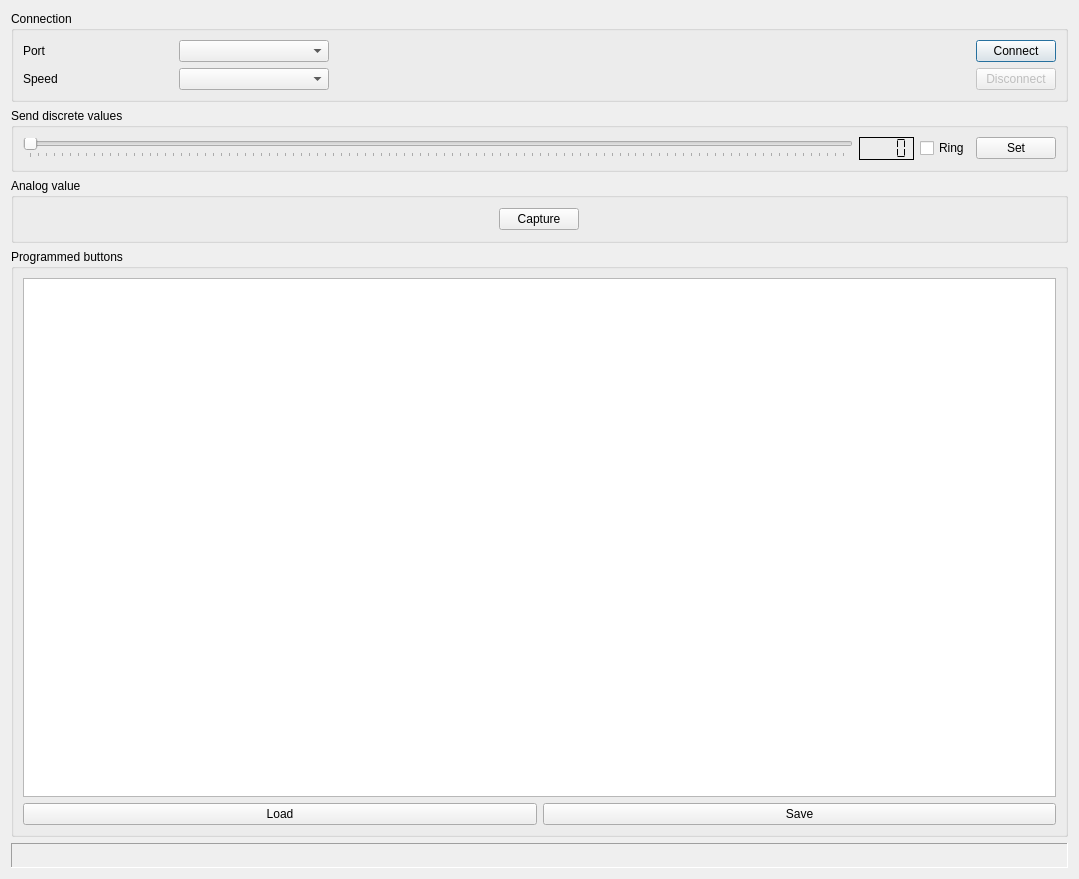
<?xml version="1.0" encoding="UTF-8"?>
<ui version="4.0">
 <class>MainDialog</class>
 <widget class="QDialog" name="MainDialog">
  <property name="geometry">
   <rect>
    <x>0</x>
    <y>0</y>
    <width>1079</width>
    <height>879</height>
   </rect>
  </property>
  <property name="windowTitle">
   <string>Car Audio Steering</string>
  </property>
  <layout class="QVBoxLayout" name="verticalLayout_2">
   <item>
    <widget class="QGroupBox" name="serialBox">
     <property name="sizePolicy">
      <sizepolicy hsizetype="Preferred" vsizetype="Minimum">
       <horstretch>0</horstretch>
       <verstretch>0</verstretch>
      </sizepolicy>
     </property>
     <property name="maximumSize">
      <size>
       <width>16777215</width>
       <height>100</height>
      </size>
     </property>
     <property name="title">
      <string>Connection</string>
     </property>
     <layout class="QGridLayout" name="gridLayout_2">
      <item row="0" column="1">
       <layout class="QGridLayout" name="gridLayout">
        <item row="1" column="0">
         <widget class="QLabel" name="speedLabel">
          <property name="minimumSize">
           <size>
            <width>150</width>
            <height>0</height>
           </size>
          </property>
          <property name="text">
           <string>Speed</string>
          </property>
         </widget>
        </item>
        <item row="0" column="1">
         <widget class="QComboBox" name="portComboBox">
          <property name="minimumSize">
           <size>
            <width>150</width>
            <height>0</height>
           </size>
          </property>
         </widget>
        </item>
        <item row="0" column="3">
         <widget class="QPushButton" name="connectPushButton">
          <property name="text">
           <string>Connect</string>
          </property>
         </widget>
        </item>
        <item row="0" column="0">
         <widget class="QLabel" name="portLabel">
          <property name="minimumSize">
           <size>
            <width>150</width>
            <height>0</height>
           </size>
          </property>
          <property name="text">
           <string>Port</string>
          </property>
         </widget>
        </item>
        <item row="1" column="1">
         <widget class="QComboBox" name="speedComboBox">
          <property name="minimumSize">
           <size>
            <width>150</width>
            <height>0</height>
           </size>
          </property>
         </widget>
        </item>
        <item row="1" column="3">
         <widget class="QPushButton" name="disconnectPushButton">
          <property name="enabled">
           <bool>false</bool>
          </property>
          <property name="text">
           <string>Disconnect</string>
          </property>
         </widget>
        </item>
        <item row="0" column="2">
         <spacer name="horizontalSpacer">
          <property name="orientation">
           <enum>Qt::Horizontal</enum>
          </property>
          <property name="sizeHint" stdset="0">
           <size>
            <width>40</width>
            <height>20</height>
           </size>
          </property>
         </spacer>
        </item>
       </layout>
      </item>
     </layout>
    </widget>
   </item>
   <item>
    <widget class="QGroupBox" name="potValueBox">
     <property name="sizePolicy">
      <sizepolicy hsizetype="Preferred" vsizetype="Minimum">
       <horstretch>0</horstretch>
       <verstretch>0</verstretch>
      </sizepolicy>
     </property>
     <property name="maximumSize">
      <size>
       <width>16777215</width>
       <height>65</height>
      </size>
     </property>
     <property name="title">
      <string>Send discrete values</string>
     </property>
     <layout class="QHBoxLayout" name="horizontalLayout">
      <item>
       <widget class="QSlider" name="potValueSlider">
        <property name="maximum">
         <number>1023</number>
        </property>
        <property name="orientation">
         <enum>Qt::Horizontal</enum>
        </property>
        <property name="tickPosition">
         <enum>QSlider::TicksBelow</enum>
        </property>
        <property name="tickInterval">
         <number>10</number>
        </property>
       </widget>
      </item>
      <item>
       <widget class="QLCDNumber" name="lcdNumber">
        <property name="frameShadow">
         <enum>QFrame::Plain</enum>
        </property>
        <property name="digitCount">
         <number>4</number>
        </property>
        <property name="segmentStyle">
         <enum>QLCDNumber::Flat</enum>
        </property>
       </widget>
      </item>
      <item>
       <widget class="QCheckBox" name="ringCheckBox">
        <property name="text">
         <string>Ring</string>
        </property>
       </widget>
      </item>
      <item>
       <widget class="QPushButton" name="potValuePushButton">
        <property name="text">
         <string>Set</string>
        </property>
       </widget>
      </item>
     </layout>
    </widget>
   </item>
   <item>
    <widget class="QGroupBox" name="analogValueBox">
     <property name="sizePolicy">
      <sizepolicy hsizetype="Preferred" vsizetype="Maximum">
       <horstretch>0</horstretch>
       <verstretch>0</verstretch>
      </sizepolicy>
     </property>
     <property name="minimumSize">
      <size>
       <width>0</width>
       <height>65</height>
      </size>
     </property>
     <property name="layoutDirection">
      <enum>Qt::LeftToRight</enum>
     </property>
     <property name="title">
      <string>Analog value</string>
     </property>
     <layout class="QHBoxLayout" name="horizontalLayout_2">
      <!-- <item>
       <widget class="QLCDNumber" name="analogLabel">
        <property name="digitCount">
         <number>4</number>
        </property>
        <property name="segmentStyle">
         <enum>QLCDNumber::Flat</enum>
        </property>
       </widget>
      </item> -->
      <item>
       <widget class="QPushButton" name="analogButton">
        <property name="sizePolicy">
         <sizepolicy hsizetype="Maximum" vsizetype="Fixed">
          <horstretch>0</horstretch>
          <verstretch>0</verstretch>
         </sizepolicy>
        </property>
        <property name="text">
         <string>Capture</string>
        </property>
       </widget>
      </item>
     </layout>
    </widget>
   </item>
   <item>
    <widget class="QGroupBox" name="programmBox">
     <property name="maximumSize">
      <size>
       <width>16777215</width>
       <height>16777215</height>
      </size>
     </property>
     <property name="title">
      <string>Programmed buttons</string>
     </property>
     <layout class="QVBoxLayout" name="verticalLayout">
      <item>
       <widget class="QTableView" name="buttonsView"/>
      </item>
      <item>
       <layout class="QHBoxLayout" name="horizontalLayout_3">
        <item>
         <widget class="QPushButton" name="pushButton_2">
          <property name="text">
           <string>Load</string>
          </property>
         </widget>
        </item>
        <item>
         <widget class="QPushButton" name="pushButton">
          <property name="text">
           <string>Save</string>
          </property>
         </widget>
        </item>
       </layout>
      </item>
     </layout>
    </widget>
   </item>
   <item>
    <widget class="QLabel" name="statusLabel">
     <property name="sizePolicy">
      <sizepolicy hsizetype="Preferred" vsizetype="Maximum">
       <horstretch>0</horstretch>
       <verstretch>0</verstretch>
      </sizepolicy>
     </property>
     <property name="minimumSize">
      <size>
       <width>0</width>
       <height>25</height>
      </size>
     </property>
     <property name="focusPolicy">
      <enum>Qt::NoFocus</enum>
     </property>
     <property name="acceptDrops">
      <bool>false</bool>
     </property>
     <property name="frameShape">
      <enum>QFrame::Panel</enum>
     </property>
     <property name="frameShadow">
      <enum>QFrame::Sunken</enum>
     </property>
     <property name="text">
      <string/>
     </property>
     <property name="scaledContents">
      <bool>false</bool>
     </property>
    </widget>
   </item>
  </layout>
 </widget>
 <resources/>
 <connections>
  <connection>
   <sender>connectPushButton</sender>
   <signal>clicked()</signal>
   <receiver>MainDialog</receiver>
   <slot>slotConnectSerial()</slot>
   <hints>
    <hint type="sourcelabel">
     <x>639</x>
     <y>58</y>
    </hint>
    <hint type="destinationlabel">
     <x>350</x>
     <y>265</y>
    </hint>
   </hints>
  </connection>
  <connection>
   <sender>disconnectPushButton</sender>
   <signal>clicked()</signal>
   <receiver>MainDialog</receiver>
   <slot>slotDisconnectSerial()</slot>
   <hints>
    <hint type="sourcelabel">
     <x>639</x>
     <y>95</y>
    </hint>
    <hint type="destinationlabel">
     <x>350</x>
     <y>265</y>
    </hint>
   </hints>
  </connection>
  <connection>
   <sender>portComboBox</sender>
   <signal>currentTextChanged(QString)</signal>
   <receiver>MainDialog</receiver>
   <slot>slotPortChanged(QString)</slot>
   <hints>
    <hint type="sourcelabel">
     <x>252</x>
     <y>58</y>
    </hint>
    <hint type="destinationlabel">
     <x>350</x>
     <y>265</y>
    </hint>
   </hints>
  </connection>
  <connection>
   <sender>potValueSlider</sender>
   <signal>valueChanged(int)</signal>
   <receiver>lcdNumber</receiver>
   <slot>display(int)</slot>
   <hints>
    <hint type="sourcelabel">
     <x>250</x>
     <y>147</y>
    </hint>
    <hint type="destinationlabel">
     <x>514</x>
     <y>148</y>
    </hint>
   </hints>
  </connection>
  <connection>
   <sender>potValuePushButton</sender>
   <signal>pressed()</signal>
   <receiver>MainDialog</receiver>
   <slot>slotSetPotValue()</slot>
   <hints>
    <hint type="sourcelabel">
     <x>640</x>
     <y>147</y>
    </hint>
    <hint type="destinationlabel">
     <x>350</x>
     <y>265</y>
    </hint>
   </hints>
  </connection>
  <connection>
   <sender>potValuePushButton</sender>
   <signal>released()</signal>
   <receiver>MainDialog</receiver>
   <slot>slotClearPotValue()</slot>
   <hints>
    <hint type="sourcelabel">
     <x>640</x>
     <y>147</y>
    </hint>
    <hint type="destinationlabel">
     <x>350</x>
     <y>265</y>
    </hint>
   </hints>
  </connection>
  <connection>
   <sender>analogButton</sender>
   <signal>clicked(bool)</signal>
   <receiver>MainDialog</receiver>
   <slot>slotCaptureAnalog()</slot>
   <hints>
    <hint type="sourcelabel">
     <x>1017</x>
     <y>223</y>
    </hint>
    <hint type="destinationlabel">
     <x>539</x>
     <y>409</y>
    </hint>
   </hints>
  </connection>
 </connections>
 <slots>
  <slot>slotConnectSerial()</slot>
  <slot>slotDisconnectSerial()</slot>
  <slot>slotPortChanged(QString)</slot>
  <slot>slotSetPotValue()</slot>
  <slot>slotClearPotValue()</slot>
  <slot>slotCaptureAnalog()</slot>
  <slot>slotEnableUI()</slot>
  <slot>slotDisableUI()</slot>
 </slots>
</ui>
